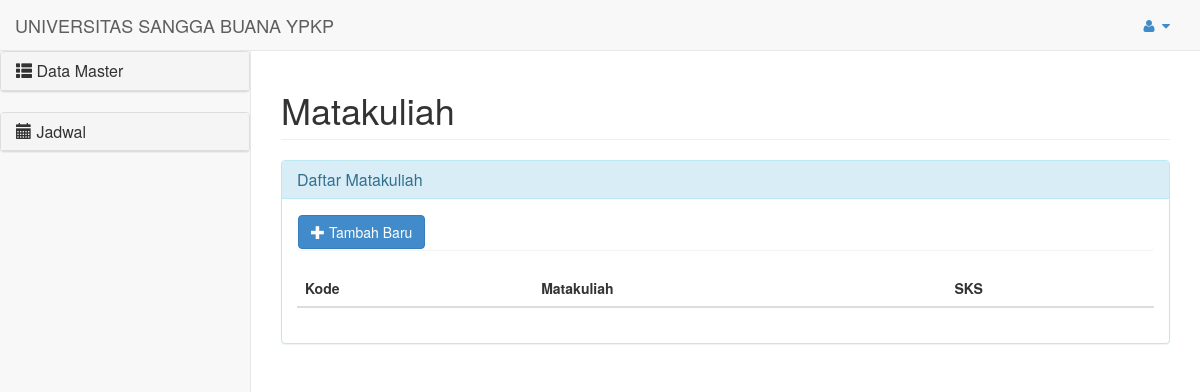
Before: /index.php/pengaturan/matakuliah with the older database file.
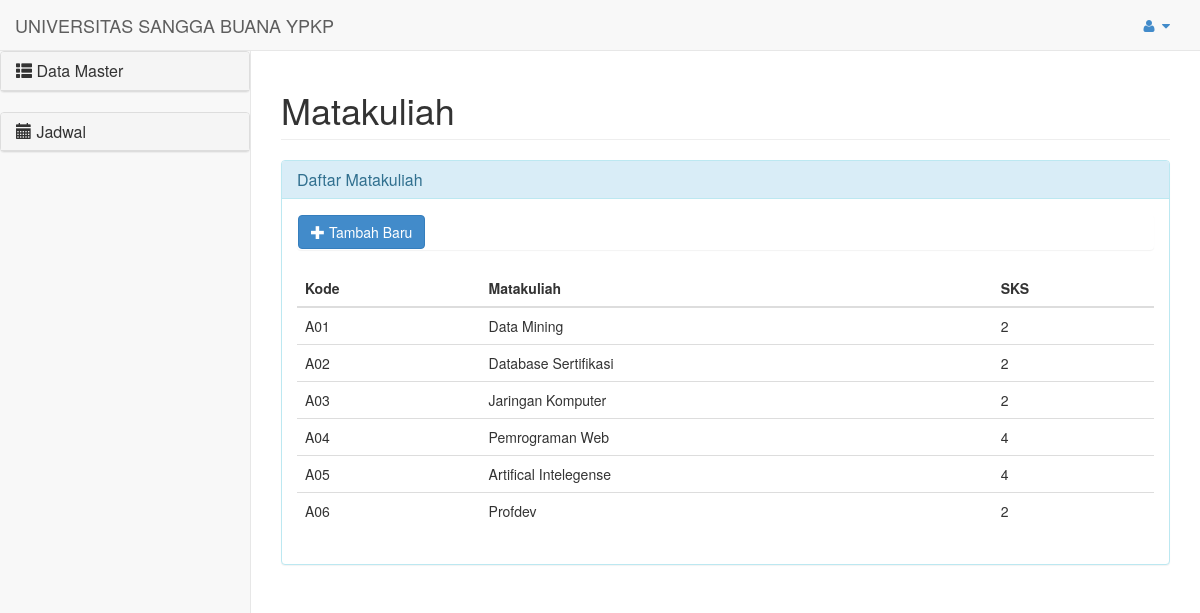
After: the same page with the newer database file.
### tables this page shows
CREATE TABLE `usb_matkul` (
  `kd_matkul` varchar(6) NOT NULL,
  `nm_matkul` varchar(30) NOT NULL,
  `sks` int(11) NOT NULL,
  PRIMARY KEY (`kd_matkul`)
);

### application/views/belakang/template.php (called while the page is built, shortened)
<?php
$this->load->view('belakang/header');
$this->load->view('belakang/sidebar');

### application/controllers/pengaturan.php (called while the page is built, shortened)
<?php if ( ! defined('BASEPATH')) exit('No direct script access allowed');
class Pengaturan extends CI_Controller {
	public function matakuliah()
	{
		$data['records']=$this->mmatakuliah->getAllMatkul();
		$data['title']="Matakuliah";
		$data['maincontent']="belakang/form/matakuliah";
		$this->load->view('belakang/template', $data);
	}
}

### index.php (called while the page is built, shortened)
<?php
require_once BASEPATH.'core/CodeIgniter.php';

### application/models/mmatakuliah.php (called while the page is built, shortened)
<?php if ( ! defined('BASEPATH')) exit('No direct script access allowed');
class Mmatakuliah extends CI_Model {
	function getAllMatkul()
	{
		$query=$this->db->get('usb_matkul');
		if($query->num_rows()>0){
			foreach ($query->result() as $row) {
				$xxx[]=$row;
			}
			return $xxx;
		}
	}
}

### application/views/belakang/form/matakuliah.php (the view, shortened to what this page needs)
<div class="row">
    <div class="col-lg-12">
        <div class="panel panel-info">
            <div class="panel-heading">
            <h3 class="panel-title">Daftar Matakuliah</h3>
        </div>
        <div class="panel-body">
            <div class="panel">
                <button id="btambahMatkul" type="button" class="btn btn-primary" data-toggle="modal" data-target="#formBaruMatkul"><i class="glyphicon glyphicon-plus"></i> Tambah Baru</button>
            </div>
            <div class="table-responsive">
                <table class="table table-hover display" id="gMatkul" cellspacing="0" width="100%">
                    <thead>
                        <tr>
                            <th>Kode</th>
                            <th>Matakuliah</th>
                            <th>SKS</th>
                        </tr>
                    </thead>
                    <tbody>
                        <?php foreach ($records as $row): ?>
                        <tr>
                            <td><?php echo $row->kd_matkul; ?></td>
                            <td><?php echo $row->nm_matkul; ?></td>
                            <td><?php echo $row->sks; ?></td>
                        </tr>
                        <?php endforeach; ?>
                    </tbody>
                </table>
            </div>
        </div>
    </div>
    </div>
</div>

Changed rows visible on the page:
added usb_matkul: kd_matkul "A01", nm_matkul "Data Mining", sks "2"
added usb_matkul: kd_matkul "A02", nm_matkul "Database Sertifikasi", sks "2"
added usb_matkul: kd_matkul "A03", nm_matkul "Jaringan Komputer", sks "2"
added usb_matkul: kd_matkul "A04", nm_matkul "Pemrograman Web", sks "4"
added usb_matkul: kd_matkul "A05", nm_matkul "Artifical Intelegense", sks "4"
added usb_matkul: kd_matkul "A06", nm_matkul "Profdev", sks "2"
